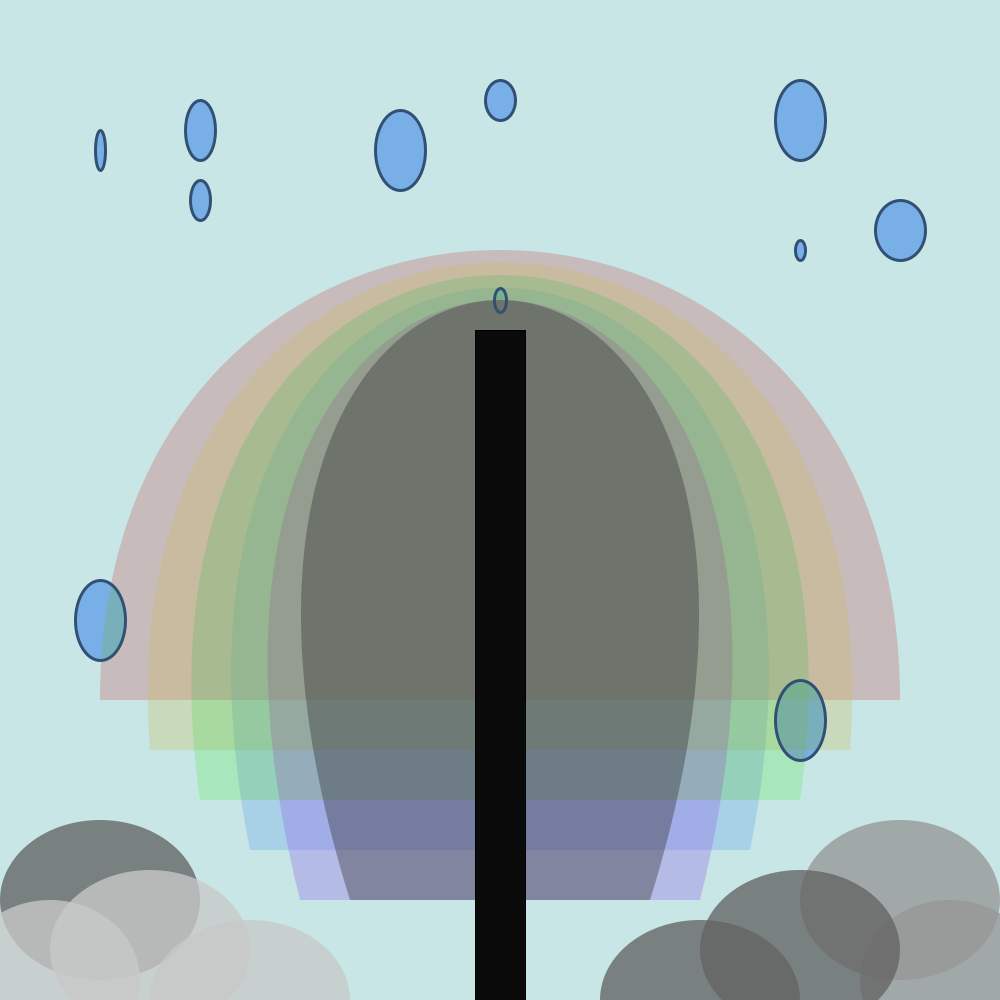
Frame 1 (no input)
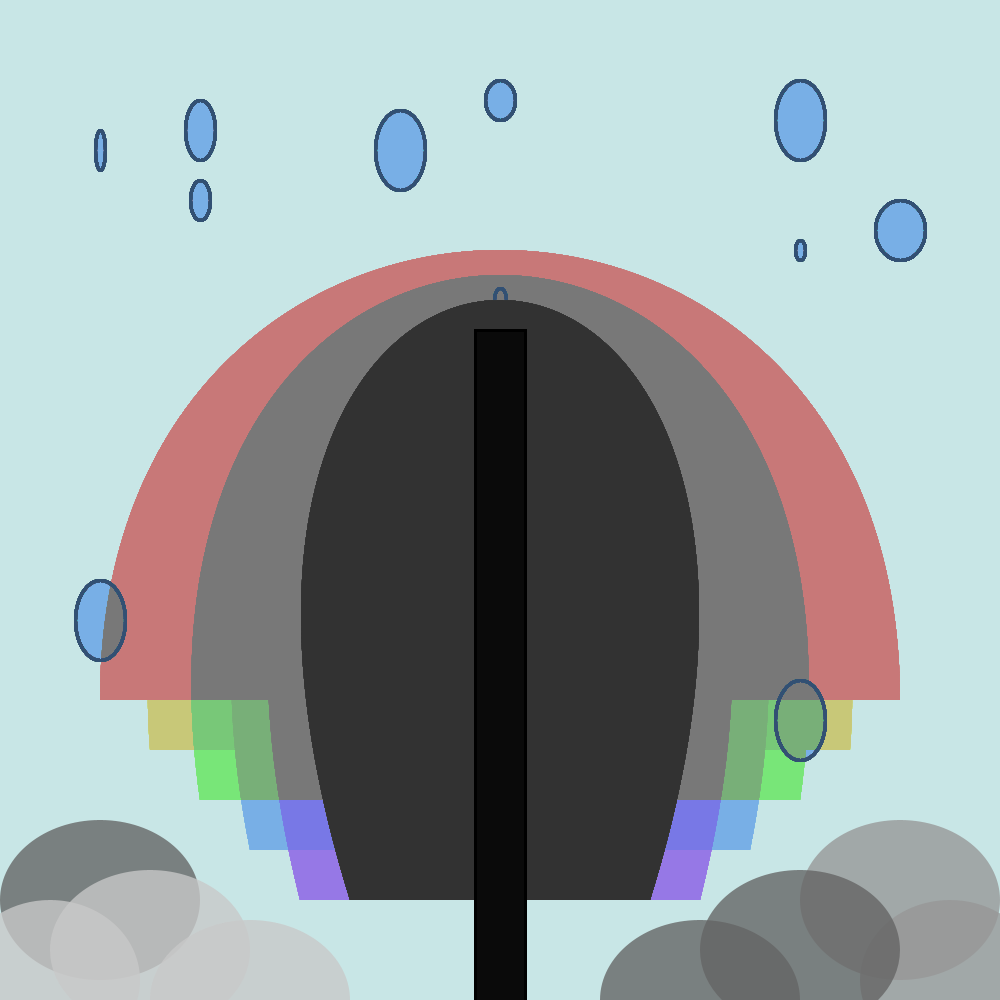
Frame 60 (the mouse pressed at the canvas centre just before this capture)
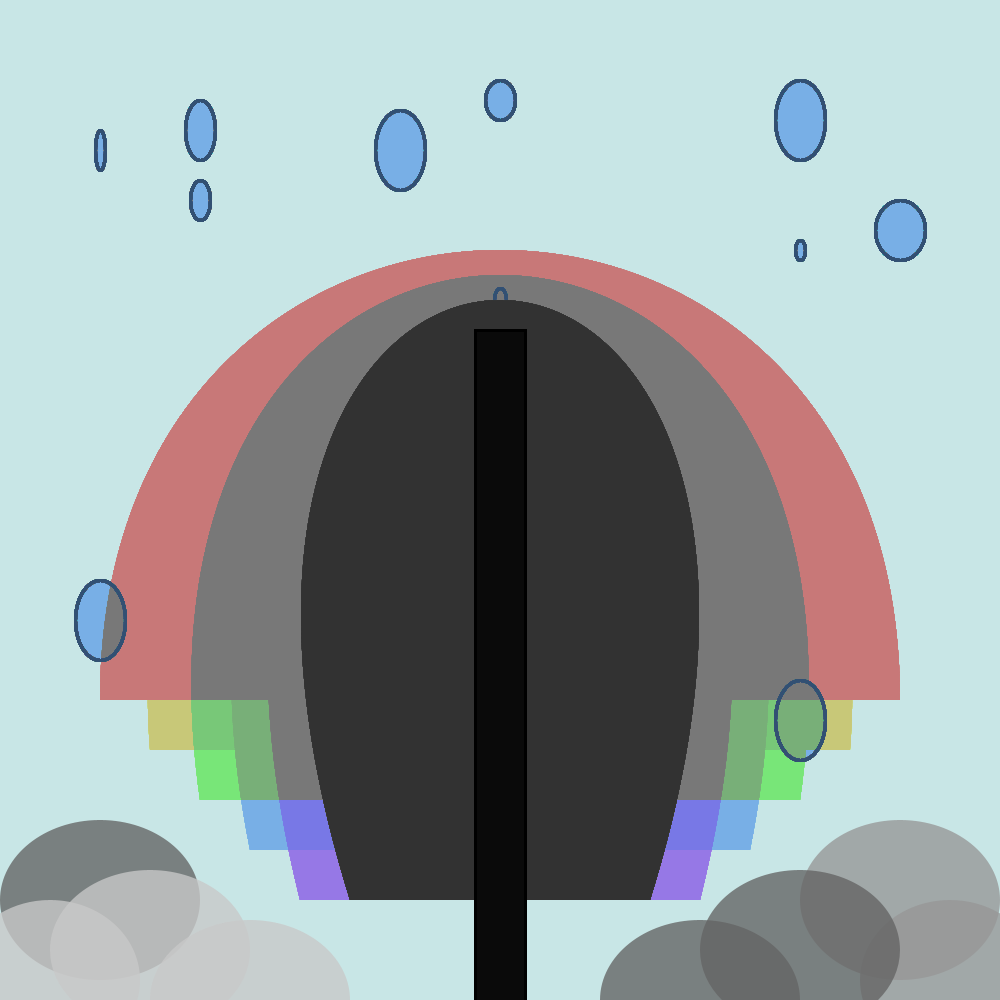
Frame 120 (the mouse held since frame 60 and released just before this capture)

The Processing sketch that drew these frames (run headless with seeded random() and noise(); from frame 60 on, the mouse is pressed at the canvas centre):

// Processing sketch: HandsOn_UsingColor
// ── HandsOn_UsingColor.pde
color red = color(230, 120, 120);
color orange = color(230, 200, 120);
color yellow = color(230, 220, 120);
color green = color(120, 230, 120);
color blue = color(120, 175, 230);
color purple = color(150, 120, 230);
color darkBlue = color(50, 80, 115);

color[] shades = {
  color(100, 100, 100),
  color(150, 150, 150),
  color(200, 200, 200),
  color(250, 250, 250),
};
  

void setup(){
  // set up the canvas
  size(1000, 1000);
  background(200, 230, 230);
  ellipseMode(RADIUS);
  
  // draw clouds
  blendMode(BLEND);
  noStroke();
  fill(shades[0], 200);
  ellipse(100, 900, 100, 80);
  fill(shades[2], 200);
  ellipse(50, 980, 90, 80);
  fill(shades[2], 200);
  ellipse(150, 950, 100, 80); 
  ellipse(250, 1000, 100, 80);
  fill(shades[1], 200);
  ellipse(900, 900, 100, 80);
  ellipse(950, 980, 90, 80);
  fill(shades[0], 200);
  ellipse(800, 950, 100, 80);
  ellipse(700, 1000, 100, 80);  
}

void draw(){
  // draw stick
  rectMode(CORNER);
  stroke(0);
  fill(10);
  rect(475, 330, 50, 900);
  
  // draw umbrella
  blendMode(DARKEST);
  noStroke();
  fill(red, 100);
  bezier(100, 700, 100, 100, 900, 100, 900, 700);
  fill(orange, 100);
  bezier(150, 750, 100, 100, 900, 100, 850, 750);
  fill(green, 100);
  bezier(200, 800, 100, 100, 900, 100, 800, 800);
  fill(blue, 100);
  bezier(250, 850, 100, 100, 900, 100, 750, 850);
  fill(purple,100);
  bezier(300, 900, 100, 100, 900, 100, 700, 900);
  fill(50, 50, 50, 100);
  bezier(350, 900, 100, 100, 900, 100, 650, 900);
  
  // draw random circles
  strokeWeight(3);
  stroke(darkBlue);
  fill(blue);
  ellipseMode(RADIUS);
  ellipse(200, 200, 10, 20);
  ellipse(800, 250, 5, 10);
  ellipse(500, 300, 6, 12);
  ellipse(500, 100, 15, 20);
  ellipse(400, 150, 25, 40);
  ellipse(100, 150, 5, 20);
  ellipse(200, 130, 15, 30);
  ellipse(900, 230, 25, 30);
  ellipse(800, 120, 25, 40);
  ellipse(800, 720, 25, 40);
  ellipse(100, 620, 25, 40);
}
